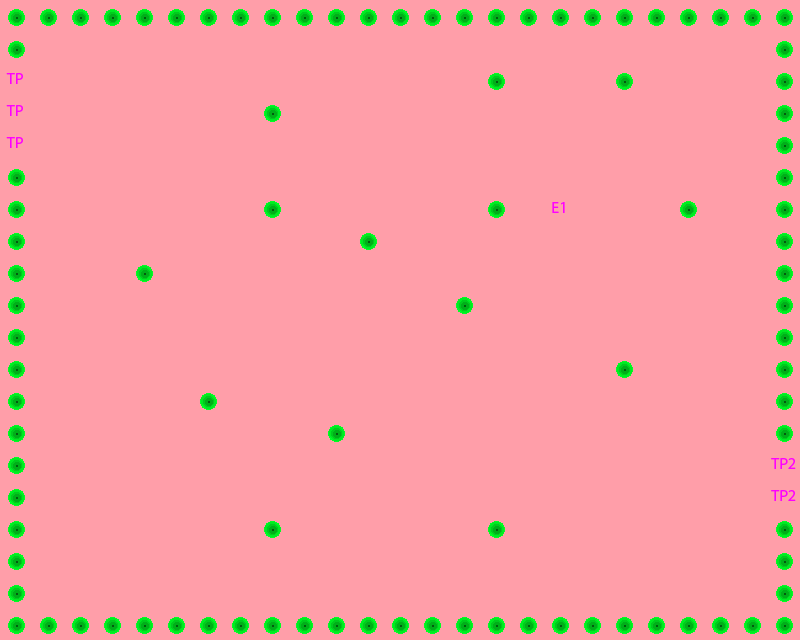

Tiled map render using the project's own tile images. Description and the map definition, with tile-layer contents summarised, below:
An orthogonal 25x20 tile map with 32x32 px tiles, 4 tile layers (Background, Collidable, Teleportable, Enemies).

<map version="1.0" orientation="orthogonal" width="25" height="20" tilewidth="32" tileheight="32">
 <tileset firstgid="1" name="test" tilewidth="32" tileheight="32">
  <image source="tilemap.png" width="128" height="192" />
  <tile id="5">
   <properties>
    <property name="a1" value="0" />
    <property name="a2" value="1" />
    <property name="a3" value="2" />
    <property name="a4" value="3" />
    <property name="def" value="8" />
    <property name="int" value="7" />
    <property name="maxhp" value="53" />
    <property name="mes1" value="..." />
    <property name="mes2" value="Bye..." />
    <property name="name" value="Bengt" />
    <property name="res" value="10" />
    <property name="spriteOffset" value="4" />
    <property name="str" value="9" />
   </properties>
  </tile>
  <tile id="8">
   <properties>
    <property name="nextMap" value="map2" />
    <property name="x" value="19" />
    <property name="y" value="13" />
   </properties>
  </tile>
  <tile id="9">
   <properties>
    <property name="a1" value="5" />
    <property name="a2" value="2" />
    <property name="a3" value="2" />
    <property name="a4" value="2" />
    <property name="def" value="1" />
    <property name="int" value="15" />
    <property name="maxhp" value="48" />
    <property name="mes1" value="u dumb!" />
    <property name="mes2" value=":(" />
    <property name="name" value="Göran" />
    <property name="res" value="7" />
    <property name="spriteOffset" value="4" />
    <property name="str" value="3" />
   </properties>
  </tile>
  <tile id="12">
   <properties>
    <property name="nextMap" value="map4" />
    <property name="x" value="1" />
    <property name="y" value="17" />
   </properties>
  </tile>
 </tileset>
 <layer name="Background" width="25" height="20">
  <data>[500 cells, 500 non-empty, 1 distinct tile ids]</data>
 </layer>
 <layer name="Collidable" width="25" height="20">
  <data>[500 cells, 95 non-empty, 1 distinct tile ids]</data>
 </layer>
 <layer name="Teleportable" width="25" height="20">
  <data>[500 cells, 5 non-empty, 2 distinct tile ids]</data>
 </layer>
 <layer name="Enemies" width="25" height="20">
  <data>[500 cells, 1 non-empty, 1 distinct tile ids]</data>
 </layer>
</map>
